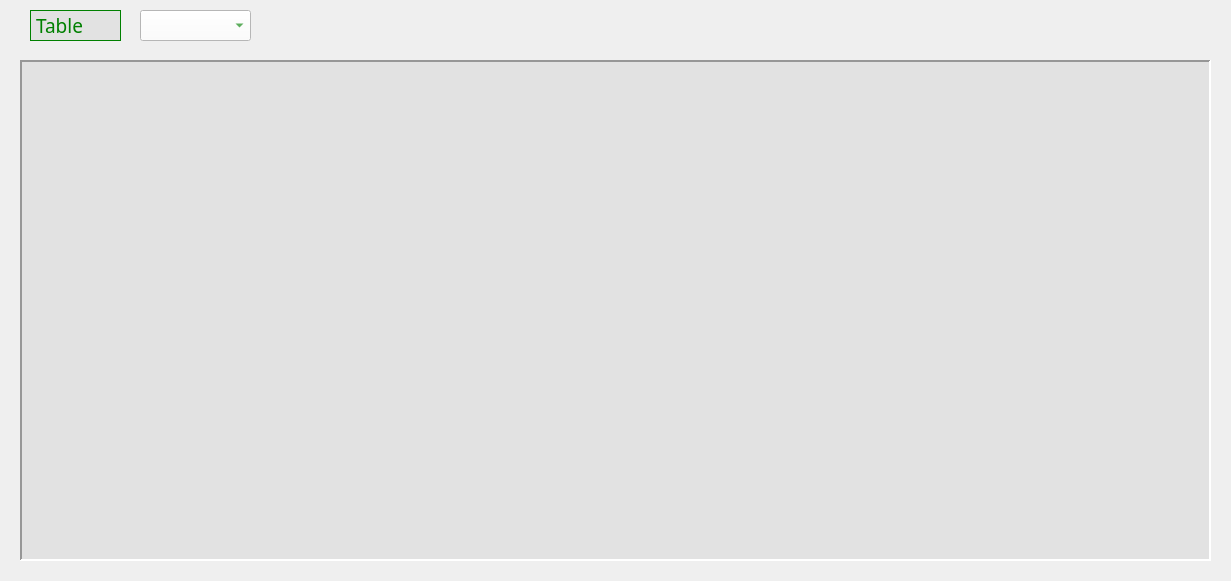
<?xml version="1.0" encoding="UTF-8"?>
<ui version="4.0">
 <class>ViewDb</class>
 <widget class="QDialog" name="ViewDb">
  <property name="geometry">
   <rect>
    <x>0</x>
    <y>0</y>
    <width>1231</width>
    <height>581</height>
   </rect>
  </property>
  <property name="windowTitle">
   <string>Dialog</string>
  </property>
  <property name="styleSheet">
   <string notr="true">QDialog{background-image: url(:/new/prefix1/Assets/Background1.jpg) }

QLabel{color:green; background-color:rgb(226, 226, 226); font: 14pt &quot;Arial Rounded MT Bold&quot;;}


QPushButton { color: green; background-color:white }

QComboBox {color:green; background-color:white}</string>
  </property>
  <widget class="QTextBrowser" name="textBrowser">
   <property name="geometry">
    <rect>
     <x>20</x>
     <y>60</y>
     <width>1191</width>
     <height>501</height>
    </rect>
   </property>
   <property name="font">
    <font>
     <family>Arial Rounded MT Bold</family>
     <pointsize>9</pointsize>
    </font>
   </property>
   <property name="styleSheet">
    <string notr="true">background-color: rgb(226, 226, 226);</string>
   </property>
   <property name="frameShape">
    <enum>QFrame::Panel</enum>
   </property>
   <property name="lineWidth">
    <number>2</number>
   </property>
  </widget>
  <widget class="QLabel" name="lblTable">
   <property name="geometry">
    <rect>
     <x>30</x>
     <y>10</y>
     <width>91</width>
     <height>31</height>
    </rect>
   </property>
   <property name="font">
    <font>
     <family>Arial Rounded MT Bold</family>
     <pointsize>14</pointsize>
     <weight>50</weight>
     <italic>false</italic>
     <bold>false</bold>
    </font>
   </property>
   <property name="frameShape">
    <enum>QFrame::Panel</enum>
   </property>
   <property name="text">
    <string>Table</string>
   </property>
  </widget>
  <widget class="QComboBox" name="cbTable">
   <property name="geometry">
    <rect>
     <x>140</x>
     <y>10</y>
     <width>111</width>
     <height>31</height>
    </rect>
   </property>
  </widget>
 </widget>
 <resources/>
 <connections/>
</ui>
